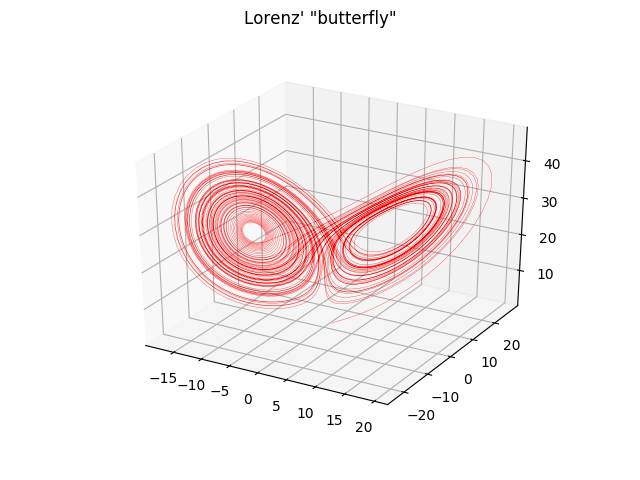

Python code for this plot:
"""
Visualizing the classical chaotic differential equations by
Edward Lorenz [1], known as the Lorenz attractor [2].

Integrated using 4th order Runge-Kutta [3]

By SLS

[1] [Lorenz (1962) Deterministic Nonperiodic Flow](https://doi.org/10.1175/1520-0469(1963)020<0130:DNF>2.0.CO;2)
[2] [Wikipedia: Lorenz system](https://en.wikipedia.org/wiki/Lorenz_system)
[3] [Wikipedia: Runge-Kutta](https://en.wikipedia.org/wiki/Runge%E2%80%93Kutta_methods)
"""


import numpy as np
import matplotlib.pyplot as plt
from mpl_toolkits.mplot3d import Axes3D

# Constants (from Lorenz himself)
sigma = 10
beta = 8/3
rho = 28

# Number of time steps
h = 0.01
tf = 80
N = int(tf/h)

def f(t, u):
    """Calculate slope"""
    return np.array([
        sigma*(u[1] - u[0]),
        u[0]*(rho - u[2]) - u[1],
        u[0]*u[1] - beta*u[2]
        ])

# Integrate using RK4
y = np.zeros((3, N))
y[:,0] = [1, 1, 1]
t = np.zeros(N)
for i in range(1,N):
    k1 = h * f(t[i-1], y[:, i-1])
    k2 = h * f(t[i-1] + h/2, y[:, i-1] + k1/2)
    k3 = h * f(t[i-1] + h/2, y[:, i-1] + k2/2)
    k4 = h * f(t[i-1] + h, y[:, i-1] + k3)

    y[:, i] = y[:, i-1] + 1/6 * (k1 + 2*k2 + 2*k3 + k4)

    t[i] = t[i-1] + h

# Plot static figure and rotate plot for visualization
fig = plt.figure()
ax = fig.add_subplot(111, projection='3d')
fig.suptitle("Lorenz' \"butterfly\"")
ax.plot(y[0, :], y[1, :], y[2, :], color="red", linewidth=0.2)

# Save figure
# plt.savefig("lorenz.png")

# Static plot
plt.show()

# Animation with rotating plot for better visualization
# for angle in range(0, 360):
#     ax.view_init(30, angle)
#     plt.draw()
#     plt.pause(.001)